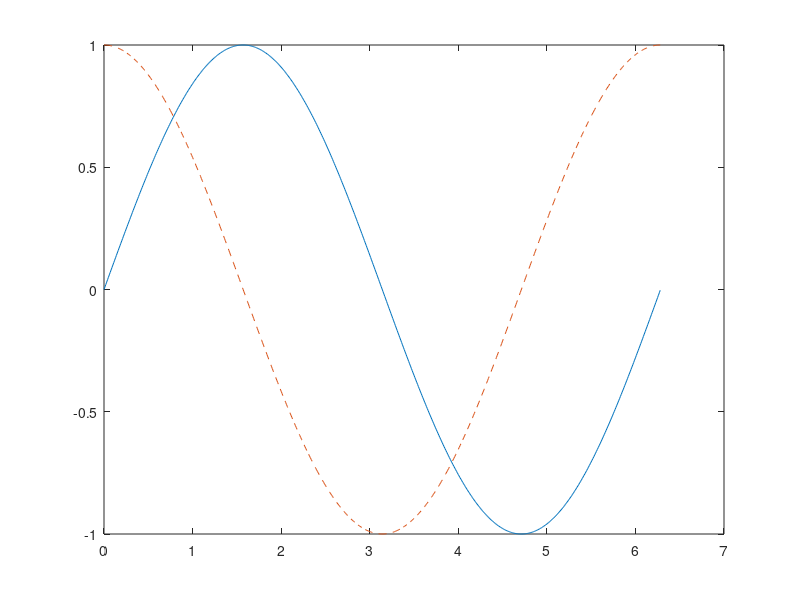

MATLAB code to generate this figure:
%{ 
Funciones trigonometricas

Todas las funciones reciben un argumento en radianes

Calcula el seno de el argumento
sin(x)

Calcula el coseno del argumento
cos(x)

calcula la tangente del argumento
tan(x)

Calcula la cotangente del argumento
cot(x)

Calcula la secante del argumento
sec(x)

Calcula la cosecante del argumento
csc(x

EJEMPLO
realizar la grafica de las funciones 
y1 = sen(t) 
y2 = cos(t)
desde t=0 hasta t= 2pi

SOLUCION
%}
t = 0:0.01:2*pi;
y1 = sin(t);
y2 = cos(t);

plot(t, y1, t, y2, '--')
%{
Funciones inversas

Calcula el arcosenodel argumento
asin(x)

Calcula el arcoseno del argumento
acos(x)

Calcula el arcotangente del argumento
acot(x)

Calcula la arcosecantr del argument
acsc(x)

utilizar las funcioes trigonometricas para determinar
el valor de los lados a y b del triangulo rectangulo
siguiente
%}
